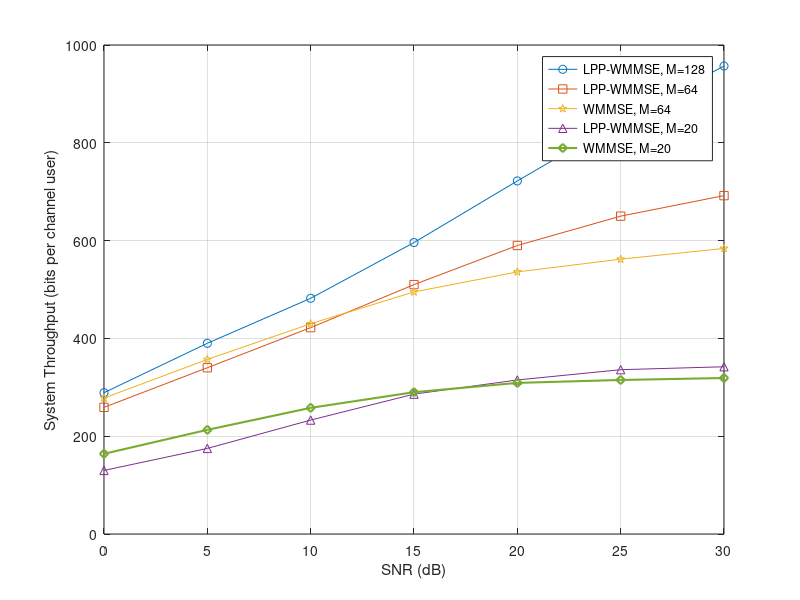

This chart was generated by the following MATLAB code:
dB = [0 : 5 : 30];
rM8Q8C7 = [259, 340, 422, 510, 590, 650, 692];
rpcM8Q8C7 = [1.0 0.99 0.99 0.98 0.99, 0.99, 0.99];
wmmseM8Q8C7 = [278, 357, 430, 495, 536, 562, 584];

rM8Q16C7 = [289, 390, 482, 596, 722, 845, 957];

rM4Q5C7 = [130, 175, 233, 286, 315, 336, 342];
wmmseM4Q5C7 = [164, 213, 258, 290, 309, 315, 319];
% power consumption 100%

plot(dB, rM8Q16C7, '-o', dB, rM8Q8C7, '-s', dB, wmmseM8Q8C7, '-p', dB, rM4Q5C7, '-^', dB, wmmseM4Q5C7, '-d', 'LineWidth', 1.5);
legend('LPP-WMMSE, M=128', 'LPP-WMMSE, M=64', 'WMMSE, M=64', 'LPP-WMMSE, M=20', 'WMMSE, M=20');
grid on;
xlabel('SNR (dB)');
ylabel('System Throughput (bits per channel user)');
